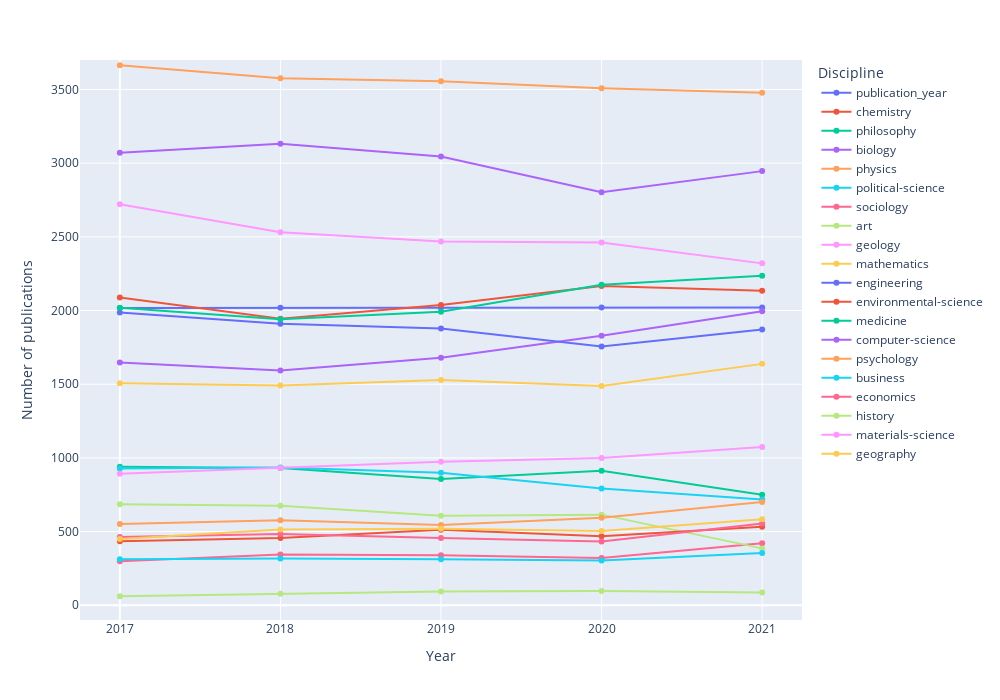

This figure's notebook cell:
### Code cell
fig = px.line(new_df, markers=True)
fig.update_layout(
    xaxis = dict(
        tickmode = 'array',
        tickvals = [0 , 1 , 2 , 3 , 4], 
        ticktext =['2017','2018','2019','2020','2021']
    )
)
fig.update_layout(
     xaxis_title="Year",
    yaxis_title="Number of publications",
    legend_title="Discipline",
    autosize=False,
    width=1000,
    height=700,)
fig.update_yaxes(range=[-100, 3700])
fig.show()

### Figure 1 — Plotly figure (JSON) as saved in the notebook; plotly's stock layout.template omitted (floating-point values rounded to 4 significant figures)
{"data": [{"hovertemplate": "variable=publication_year<br>index=%{x}<br>value=%{y}<extra></extra>", "legendgroup": "publication_year", "line": {"color": "#636efa", "dash": "solid"}, "marker": {"symbol": "circle"}, "mode": "markers+lines", "name": "publication_year", "orientation": "v", "showlegend": true, "type": "scatter", "x": [0, 1, 2, 3, 4], "xaxis": "x", "y": [2017, 2018, 2019, 2020, 2021], "yaxis": "y"}, {"hovertemplate": "variable=chemistry<br>index=%{x}<br>value=%{y}<extra></extra>", "legendgroup": "chemistry", "line": {"color": "#EF553B", "dash": "solid"}, "marker": {"symbol": "circle"}, "mode": "markers+lines", "name": "chemistry", "orientation": "v", "showlegend": true, "type": "scatter", "x": [0, 1, 2, 3, 4], "xaxis": "x", "y": [2089, 1945, 2038, 2166, 2134], "yaxis": "y"}, {"hovertemplate": "variable=philosophy<br>index=%{x}<br>value=%{y}<extra></extra>", "legendgroup": "philosophy", "line": {"color": "#00cc96", "dash": "solid"}, "marker": {"symbol": "circle"}, "mode": "markers+lines", "name": "philosophy", "orientation": "v", "showlegend": true, "type": "scatter", "x": [0, 1, 2, 3, 4], "xaxis": "x", "y": [940, 932, 857, 913, 750], "yaxis": "y"}, {"hovertemplate": "variable=biology<br>index=%{x}<br>value=%{y}<extra></extra>", "legendgroup": "biology", "line": {"color": "#ab63fa", "dash": "solid"}, "marker": {"symbol": "circle"}, "mode": "markers+lines", "name": "biology", "orientation": "v", "showlegend": true, "type": "scatter", "x": [0, 1, 2, 3, 4], "xaxis": "x", "y": [1648, 1593, 1680, 1829, 1995], "yaxis": "y"}, {"hovertemplate": "variable=physics<br>index=%{x}<br>value=%{y}<extra></extra>", "legendgroup": "physics", "line": {"color": "#FFA15A", "dash": "solid"}, "marker": {"symbol": "circle"}, "mode": "markers+lines", "name": "physics", "orientation": "v", "showlegend": true, "type": "scatter", "x": [0, 1, 2, 3, 4], "xaxis": "x", "y": [3665, 3576, 3556, 3508, 3477], "yaxis": "y"}, {"hovertemplate": "variable=political-science<br>index=%{x}<br>value=%{y}<extra></extra>", "legendgroup": "political-science", "line": {"color": "#19d3f3", "dash": "solid"}, "marker": {"symbol": "circle"}, "mode": "markers+lines", "name": "political-science", "orientation": "v", "showlegend": true, "type": "scatter", "x": [0, 1, 2, 3, 4], "xaxis": "x", "y": [928, 935, 899, 792, 717], "yaxis": "y"}, {"hovertemplate": "variable=sociology<br>index=%{x}<br>value=%{y}<extra></extra>", "legendgroup": "sociology", "line": {"color": "#FF6692", "dash": "solid"}, "marker": {"symbol": "circle"}, "mode": "markers+lines", "name": "sociology", "orientation": "v", "showlegend": true, "type": "scatter", "x": [0, 1, 2, 3, 4], "xaxis": "x", "y": [299, 345, 340, 320, 421], "yaxis": "y"}, {"hovertemplate": "variable=art<br>index=%{x}<br>value=%{y}<extra></extra>", "legendgroup": "art", "line": {"color": "#B6E880", "dash": "solid"}, "marker": {"symbol": "circle"}, "mode": "markers+lines", "name": "art", "orientation": "v", "showlegend": true, "type": "scatter", "x": [0, 1, 2, 3, 4], "xaxis": "x", "y": [685, 676, 607, 615, 386], "yaxis": "y"}, {"hovertemplate": "variable=geology<br>index=%{x}<br>value=%{y}<extra></extra>", "legendgroup": "geology", "line": {"color": "#FF97FF", "dash": "solid"}, "marker": {"symbol": "circle"}, "mode": "markers+lines", "name": "geology", "orientation": "v", "showlegend": true, "type": "scatter", "x": [0, 1, 2, 3, 4], "xaxis": "x", "y": [893, 932, 973, 1000, 1074], "yaxis": "y"}, {"hovertemplate": "variable=mathematics<br>index=%{x}<br>value=%{y}<extra></extra>", "legendgroup": "mathematics", "line": {"color": "#FECB52", "dash": "solid"}, "marker": {"symbol": "circle"}, "mode": "markers+lines", "name": "mathematics", "orientation": "v", "showlegend": true, "type": "scatter", "x": [0, 1, 2, 3, 4], "xaxis": "x", "y": [1507, 1491, 1528, 1488, 1638], "yaxis": "y"}, {"hovertemplate": "variable=engineering<br>index=%{x}<br>value=%{y}<extra></extra>", "legendgroup": "engineering", "line": {"color": "#636efa", "dash": "solid"}, "marker": {"symbol": "circle"}, "mode": "markers+lines", "name": "engineering", "orientation": "v", "showlegend": true, "type": "scatter", "x": [0, 1, 2, 3, 4], "xaxis": "x", "y": [1986, 1911, 1878, 1756, 1872], "yaxis": "y"}, {"hovertemplate": "variable=environmental-science<br>index=%{x}<br>value=%{y}<extra></extra>", "legendgroup": "environmental-science", "line": {"color": "#EF553B", "dash": "solid"}, "marker": {"symbol": "circle"}, "mode": "markers+lines", "name": "environmental-science", "orientation": "v", "showlegend": true, "type": "scatter", "x": [0, 1, 2, 3, 4], "xaxis": "x", "y": [435, 457, 512, 468, 533], "yaxis": "y"}, {"hovertemplate": "variable=medicine<br>index=%{x}<br>value=%{y}<extra></extra>", "legendgroup": "medicine", "line": {"color": "#00cc96", "dash": "solid"}, "marker": {"symbol": "circle"}, "mode": "markers+lines", "name": "medicine", "orientation": "v", "showlegend": true, "type": "scatter", "x": [0, 1, 2, 3, 4], "xaxis": "x", "y": [2018, 1940, 1992, 2175, 2236], "yaxis": "y"}, {"hovertemplate": "variable=computer-science<br>index=%{x}<br>value=%{y}<extra></extra>", "legendgroup": "computer-science", "line": {"color": "#ab63fa", "dash": "solid"}, "marker": {"symbol": "circle"}, "mode": "markers+lines", "name": "computer-science", "orientation": "v", "showlegend": true, "type": "scatter", "x": [0, 1, 2, 3, 4], "xaxis": "x", "y": [3071, 3131, 3045, 2802, 2946], "yaxis": "y"}, {"hovertemplate": "variable=psychology<br>index=%{x}<br>value=%{y}<extra></extra>", "legendgroup": "psychology", "line": {"color": "#FFA15A", "dash": "solid"}, "marker": {"symbol": "circle"}, "mode": "markers+lines", "name": "psychology", "orientation": "v", "showlegend": true, "type": "scatter", "x": [0, 1, 2, 3, 4], "xaxis": "x", "y": [551, 577, 544, 594, 701], "yaxis": "y"}, {"hovertemplate": "variable=business<br>index=%{x}<br>value=%{y}<extra></extra>", "legendgroup": "business", "line": {"color": "#19d3f3", "dash": "solid"}, "marker": {"symbol": "circle"}, "mode": "markers+lines", "name": "business", "orientation": "v", "showlegend": true, "type": "scatter", "x": [0, 1, 2, 3, 4], "xaxis": "x", "y": [313, 317, 312, 303, 355], "yaxis": "y"}, {"hovertemplate": "variable=economics<br>index=%{x}<br>value=%{y}<extra></extra>", "legendgroup": "economics", "line": {"color": "#FF6692", "dash": "solid"}, "marker": {"symbol": "circle"}, "mode": "markers+lines", "name": "economics", "orientation": "v", "showlegend": true, "type": "scatter", "x": [0, 1, 2, 3, 4], "xaxis": "x", "y": [463, 483, 456, 432, 555], "yaxis": "y"}, {"hovertemplate": "variable=history<br>index=%{x}<br>value=%{y}<extra></extra>", "legendgroup": "history", "line": {"color": "#B6E880", "dash": "solid"}, "marker": {"symbol": "circle"}, "mode": "markers+lines", "name": "history", "orientation": "v", "showlegend": true, "type": "scatter", "x": [0, 1, 2, 3, 4], "xaxis": "x", "y": [62, 78, 93, 97, 86], "yaxis": "y"}, {"hovertemplate": "variable=materials-science<br>index=%{x}<br>value=%{y}<extra></extra>", "legendgroup": "materials-science", "line": {"color": "#FF97FF", "dash": "solid"}, "marker": {"symbol": "circle"}, "mode": "markers+lines", "name": "materials-science", "orientation": "v", "showlegend": true, "type": "scatter", "x": [0, 1, 2, 3, 4], "xaxis": "x", "y": [2721, 2532, 2469, 2461, 2320], "yaxis": "y"}, {"hovertemplate": "variable=geography<br>index=%{x}<br>value=%{y}<extra></extra>", "legendgroup": "geography", "line": {"color": "#FECB52", "dash": "solid"}, "marker": {"symbol": "circle"}, "mode": "markers+lines", "name": "geography", "orientation": "v", "showlegend": true, "type": "scatter", "x": [0, 1, 2, 3, 4], "xaxis": "x", "y": [449, 514, 519, 504, 583], "yaxis": "y"}], "layout": {"autosize": false, "height": 700, "legend": {"title": {"text": "Discipline"}, "tracegroupgap": 0}, "margin": {"t": 60}, "width": 1000, "xaxis": {"anchor": "y", "domain": [0, 1], "tickmode": "array", "ticktext": ["2017", "2018", "2019", "2020", "2021"], "tickvals": [0, 1, 2, 3, 4], "title": {"text": "Year"}}, "yaxis": {"anchor": "x", "domain": [0, 1], "range": [-100, 3700], "title": {"text": "Number of publications"}}}}
